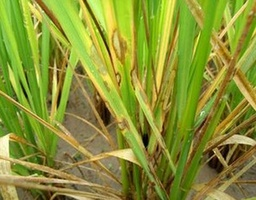
#> input picture a.jpg, 256 x 200 px, shrunk from 478 x 373 before the run, found by its file name
$ python ByKmeans.py
#> lines starting #> are read from the running program, lines starting #| are printed output that depends on the picture
import numpy as np
import cv2

def loadDataSet(arrimg):
    """
    读取numpy.array()图像数据
        from: array([[b,g,r],[b,g,r]...],
                    ....................
                    [[b,g,r],[b,g,r]...])
        to: [[r,g,b],[r,g,b]...]
    :param arrimg: array([[b,g,r],[b,g,r]...],[[],[]],......)
    :return: features=[[r,g,b],[r,g,b]...]
    """
    print("正在读取图片信息，请稍等......")
    row = arrimg.shape[0]
    col = arrimg.shape[1]
    features = []
    # read [r,g,b]
    for i in range(0, row):
        for j in range(0, col):
            r = arrimg[i, j, 2]
            g = arrimg[i, j, 1]
            b = arrimg[i, j, 0]
            features.append([r, g, b])
    features = np.array(features, 'f')
    return features
def distance(vecA, vecB):
    """
    计算rgb向量的欧式距离
    :param vecA: valueof[r,g,b]
    :param vecB: valueof[r.g.b]
    :return: dist
    """
    return np.sqrt(np.power(vecA[0] - vecB[0], 2) + np.power(vecA[1] - vecB[1], 2) + np.power(vecA[2] - vecB[2], 2))

def sel_init_cen(features, k):
    """
    随机选择K个初始聚类中心
    :param features: [[r,g,b],[r,g,b]...]
    :return: centors=[cen1,cen2...]
    """
    # 选取随机数
    rands = [(int)(np.random.random() * (features.shape[0])) for _ in range(k)]
    # 选取初始中心
    centors = [features[rands[i]] for i in range(k)]
    return centors
def get_centor(feature, centors):
    """
    迭代计算聚类中心
    :param node: 待判断数据[r,g,b]
    :param centors: init[cen1,cen2...]
    :param classes: [[node of class1],[node of class2],......[node of classk]]
    :return: cens=[cen1,cen2...]
    """
    k = len(centors)
    # 建立k个类别数据的空集合
    classes = [[] for _ in range(k)]
    # 设置大步长，减少计算时间
    for i in range(0, feature.shape[0] - 1, 100):
        # node到k个聚类中心的距离
        dists = [distance(feature[i], centor) for centor in centors]
        # 判为距离最近的类别，并重新计算聚类中心(平均值)
        for j in range(k):
            if min(dists) == distance(feature[i], centors[j]):
                classes[j].append(feature[i])
                centors[j] = np.mean(classes[j], axis=0)
                break
    return centors
def image2k(imagepath, centors):
    """
    根据聚类中心进行图像分类
    :param centors: 聚类中心
    :return: 显示图像
    """
    img = cv2.imread(imagepath)
    row = img.shape[0]
    col = img.shape[1]
    k = len(centors)
    # 定义颜色库 8
    #colors = [[255, 0, 0], [0, 255, 0], [0, 0, 255],[0, 0, 0], [255, 255, 255],
    #          [255, 255, 0], [0, 255, 255], [255, 0, 255]]
    colors = [[0, 0, 0], [0, 0, 0], [0, 0, 255], [0, 0, 0], [255, 255, 255],
              [255, 255, 0], [0, 255, 255], [255, 0, 255]]
    # (行,列):根据类别设置像素bgr数据
    for i in range(0, row):
        for j in range(0, col):
            # print("图像分类已进行到:", i+1, "/", row, "行", j+1, "/", col, "列")
            # 当前像素到k个聚类中心的距离
            dists = [distance(img[i][j], centor) for centor in centors]
            for ks in range(k):
                if min(dists) == distance(img[i][j], centors[ks]):
                    if ks==0:
                        img[i][j] = colors[0]
                    elif ks==1:
                        img[i][j] = colors[1]
    # 窗口,调整图像大小
    cv2.namedWindow('kmeans', cv2.WINDOW_AUTOSIZE)
    cv2.imshow('kmeans', img)
    cv2.waitKey()
    cv2.destroyAllWindows()
def main(imagepath, k):
    """
    主程序
    """
#> called with imagepath = 'A.jpg', k = 2
    # numpy获取图像bgr数组
    arrimg = np.array(cv2.imread(imagepath))
#> arrimg is the input picture: shape (200, 256, 3); mean B, G, R 51.8, 147.3, 137.9
    # 获取[[r,g,b]...]
    feature = loadDataSet(arrimg)
#> after the loop in loadDataSet, `for i in range(0, row):`: features = 51200 items
    # 获取k个随机初始聚类中心
    #init_cens = sel_init_cen(feature, k)
    init_cens=np.array([[0,0,0],[128,255,128],[255,255,255]],'f')
    # 计算k个聚类中心
    cens = get_centor(feature, init_cens)
#> the loop in get_centor, `for i in range(0, feature.shape[0] - 1, 100):` made 512 passes
#> dists on passes 1 to 3: [282.8, 80.24, 212.2], [278.3, 13.93, 218.3], [229, 57.45, 265.6]
#> after the loop in get_centor, `for i in range(0, feature.shape[0] - 1, 100):`: centors = [[100.8, 109.4, 28.54], [164.9, 177.1, 67.02], [220.2, 205.3, 146.3]]
#> cens has the same summary as centors in get_centor
    # 显示k分类的图像
    image2k(imagepath, cens)
#> in image2k, `k = len(centors)`: k = 3
#> after the loop in image2k, `for i in range(0, row):`:
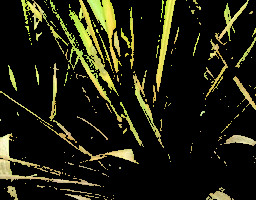
#> img: shape (200, 256, 3); mean B, G, R 16.2, 32.4, 32.6
main('A.jpg', 2)
